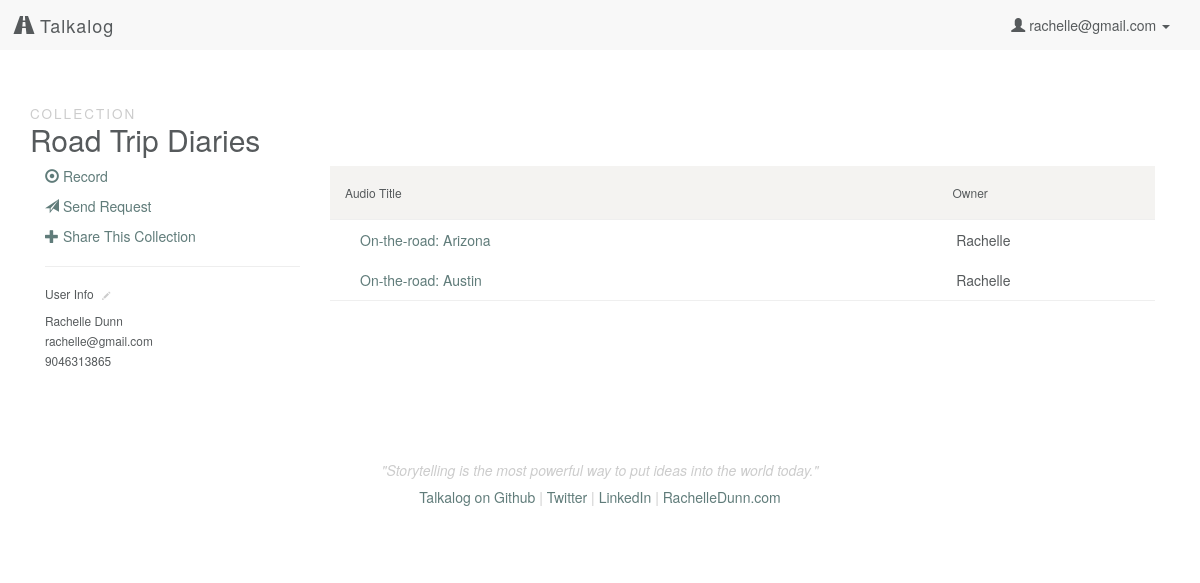
Page /collection/6 (signed in) on the committed database.
### model.py (models this page shows, shortened)
class User(db.Model):
    __tablename__ = "Users"
    id = db.Column(db.Integer, autoincrement=True, primary_key=True)
    email = db.Column(db.String(100), nullable=False)
    password = db.Column(db.String(50), nullable=False)
    first_name = db.Column(db.String(50), nullable=False)
    last_name = db.Column(db.String(50), nullable=False)
    tel = db.Column(db.String, nullable=False)

class Collection(db.Model):
    __tablename__ = "Collections"
    id = db.Column(db.Integer, autoincrement=True, primary_key=True)
    user_id = db.Column(db.Integer, db.ForeignKey('Users.id'), nullable=False)
    title = db.Column(db.String, nullable=False, default='Untitled Collection')
    user = db.relationship("User", backref=db.backref("collections", order_by=id))

class Upload(db.Model):
    __tablename__ = "Uploads"
    id = db.Column(db.Integer, autoincrement=True, primary_key=True)
    user_id = db.Column(db.Integer, db.ForeignKey('Users.id'), nullable=False)
    title = db.Column(db.String, nullable=False, default=db.func.now())
    path = db.Column(db.String(50))
    mimetype = db.Column(db.String(50), default='wav') # wav, jpg, mp3
    datetime = db.Column(db.DateTime, default=db.func.now(), onupdate=db.func.now()) # set datetime to current timestamp
    transcript = db.Column(db.Text)
    user = db.relationship("User", backref=db.backref("uploads", order_by=id))

### server.py (the view)
@app.route('/collection/<int:id>')
def collection_page(id):
	"""Show uploads and more information associated with a collection."""
	if 'email' in session:
		user_email = session['email']
		user = User.query.filter_by(email=user_email).first()
		this_collection = Collection.query.filter_by(id=id).first()
		uploads = [cu.upload for cu in this_collection.collectionsuploads]
		collectionusers = CollectionsUsers.query.filter_by(
			collection_id=id).all()
		user_permissions = []
		for u in collectionusers:
			user_permissions.append(u.user_id)
		if (this_collection.user_id == user.id) or (
			user.id in user_permissions):
			return render_template('collection.html', user=user,
				collection=this_collection, uploads=uploads)
		else:
			flash('You don\'t have access to view this page')
			return redirect('/')
	else:
		flash('You must be logged in to view this page')
		return redirect('/')

### templates/collection.html (shortened to what this page needs)
{% extends 'base.html' %}
{% block content %}
    <h2><small>Collection</small><br>{{ collection.title }}</h2>
    <div class="row">
        <div class="col-sm-3">
            <p><a href="/record"><span class="glyphicon glyphicon-record" aria-hidden="true"></span> Record</a></p>
            <p><a href="/generate"><span class="glyphicon glyphicon-send" aria-hidden="true"></span> Send Request</a></p>
            <p><a href="#" data-toggle="modal" data-target="#share-{{ collection.id }}"><span class="glyphicon glyphicon-plus" aria-hidden="true"></span> Share This Collection</a></p>
            <hr>
            <h6>User Info <a href="/edit/user"><span class="glyphicon glyphicon-pencil click-to-edit" aria-hidden="true"></span></a></h6>
            <p><small>{{ user.first_name }} {{ user.last_name }}<br>
                {{ user.email }}<br>
                {{ user.tel }}</small></p>
        </div>
        {% if uploads %}
        <div class="col-sm-9">
            <div class="file-box">
                <ul class="list-group">
                    <li class="list-group-item list-group-heading row">
                        <div class="name col-sm-6">
                            <h6>Audio Title</h6>
                        </div>
                        <div class="col-sm-3">
                        </div>
                        <div class="col-sm-3">
                            <h6>Owner</h6>
                        </div>
                    </li>
                {% for upload in uploads %}
                    <li class="list-group-item upload row">
                        <div class="col-sm-6">
                            <a href="/listen/{{ upload.id }}">{{ upload.title }}</a>
                        </div>
                        <div class="col-sm-3">
                        </div>
                        <div class="col-sm-3">
                            {{ upload.user.first_name }}
                        </div>
                    </li>
                {% endfor %}
                </ul>
            </div>
        </div>
    </div>
    {% else %}
    <p>No uploads currently part of this collection!</p>
    {% endif %}
{% endblock %}

### templates/base.html (shortened to what this page needs)
<!DOCTYPE html>
<html lang="en">
    <head>
        <link rel="stylesheet" href="https://maxcdn.bootstrapcdn.com/bootstrap/3.3.4/css/bootstrap.min.css">
        <link rel="stylesheet" href="/static/css/style.css"/>
        <link rel="stylesheet" href="https://ajax.googleapis.com/ajax/libs/jqueryui/1.11.4/themes/smoothness/jquery-ui.css"/>
    </head>
    <body>
        <nav class="navbar navbar-default">
            <div class="container-fluid">
                <div class="navbar-header">
                    <a class="navbar-brand" href="/"><span class="glyphicon glyphicon-road" aria-hidden="true"></span> Talkalog</a>
                </div>
                <div class="collapse navbar-collapse" id="bs-example-navbar-collapse-1">
                    <ul class="nav navbar-nav navbar-right">
                    {% if 'email' in session %}
                        <li class="dropdown">
                        <a href="#" class="dropdown-toggle" data-toggle="dropdown" role="button" aria-expanded="false"><span class="glyphicon glyphicon-user" aria-hidden="true"></span> {{ session['email'] }} <span class="caret"></span></a>
                        </li>
                    {% else %}
                        <li><a href="/login">Login</a></li>
                        <li><a href="/signup">Sign Up</a></li>
                    {% endif %}
                    </ul>
                </div>
            </div>
        </nav>
        <div class="container">
            {% block content %}{% endblock %}
        </div>
        <div class="container">
            <footer class="footer">
                <p>"Storytelling is the most powerful way to put ideas into the world today."</p>
                <h5><a href="http://github.com/rachelledunn/talkalog" target="_blank">Talkalog on Github</a> | <a href="http://twitter.com/rchdnn" target="_blank">Twitter</a> | <a href="http://linkedin.com/in/rachelledunn" target="_blank">LinkedIn</a> | <a href="http://rachelledunn.com/" target="_blank">RachelleDunn.com</a></h5>
            </footer>
        </div>
    </body>
</html>

### static/css/style.css (style rules this page uses)
body { background-color: #ffffff; color: #565a5c; }
a { color: #607c7a; -webkit-transition: color 0.1s linear 0s; -moz-transition: color 0.1s linear 0s; -o-transition: color 0.1s linear 0s; transition: color 0.1s linear 0s; }
.h1, .h2, .h3, .h4, .h5, h1, h2, h3, h4, h5 { font-weight: 200; }
h2 small { color: #cccccc; font-size: 45%; text-transform: uppercase; letter-spacing: 2px; }
.navbar-default { border-radius: 0; border: none; }
.navbar-default .navbar-brand { font-weight: 200; letter-spacing: 1px; }
.navbar-default a, .navbar-default .navbar-brand, .navbar-default .navbar-nav > li > a { color: #565a5c; }
.row { margin-left: auto; margin-right: auto; }
.footer { padding-top: 40px; padding-bottom: 40px; margin-top: 40px; text-align: center; color: #cccccc; }
.footer p { font-style: italic; }
.list-group-item { border-radius: 0 !important; border: none; border-bottom: 1px solid #efefef; }
.collection, .list-group-heading { background-color: #F4F3F1 !important; padding-left: 0; font-weight: 600; }
.list-group-item:first-child, .list-group-item:last-child { margin-bottom: 0; border-radius: 0; }
.click-to-edit { font-size: 70%; vertical-align: baseline; padding: 0 5px; color: #cccccc; }

### rows in the picture
User: email "rachelle@gmail.com", first_name "Rachelle", last_name "Dunn", tel "9046313865"
Collection: title "Road Trip Diaries"
Upload: title "On-the-road: Arizona", user.first_name "Rachelle"
Upload: title "On-the-road: Austin", user.first_name "Rachelle"
